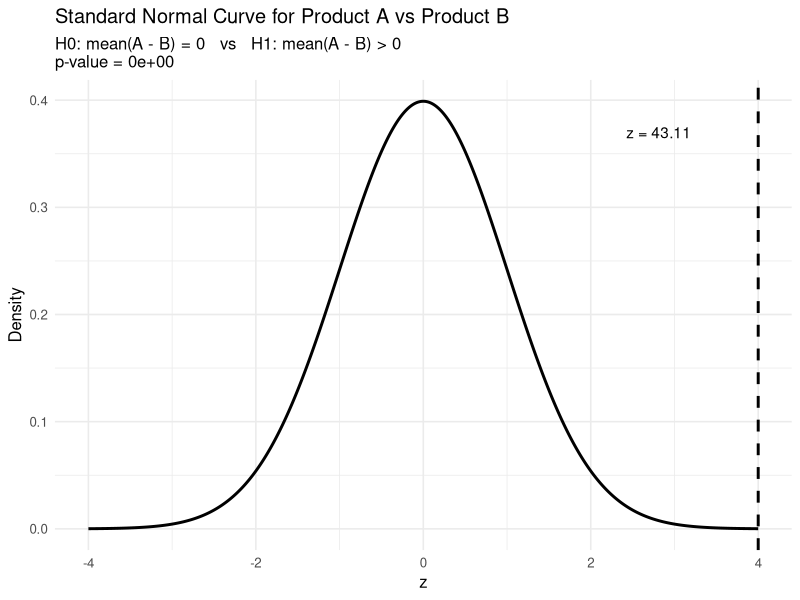

The R script that drew this image:
# Load packages
library(readxl)
library(dplyr)
library(ggplot2)

# ------------------------------------------------------------
# 1. LOAD THE DATA
# ------------------------------------------------------------

customer_data <- read_excel("./outputs/26-04-16-21/customer_data_cleaned.xlsx")

# Convert columns that should be numeric but may be stored as text
numeric_cols <- c(
  "Region", "Age", "Education Years", "Employment Years", "Household Size",
  "Household Income", "Number Pets", "umber Pets", "Home Owner", "Car Value",
  "Commute Distance", "Credit Card Tenure", "TV Watching Hours",
  "Coupon Redemption", "Brand Tenure Months", "Monthly Spend ProductA",
  "Cumulative Spend ProductA", "Monthly Spend ProductB", "Cumulative Spend ProductB",
  "Monthly Spend ProductC", "Cumulative Spend ProductC", "Total Avg Monthly Spend",
  "High Value Customer"
)

numeric_cols <- intersect(numeric_cols, names(customer_data))

safe_numeric <- function(x) {
  as.numeric(gsub("[^0-9.-]", "", as.character(x)))
}

customer_data[numeric_cols] <- lapply(customer_data[numeric_cols], safe_numeric)

theme_set(theme_minimal(base_size = 12))

# ------------------------------------------------------------
# 2. SET UP THE HYPOTHESIS TEST
# ------------------------------------------------------------
# We will compare Monthly Spend ProductA vs Monthly Spend ProductB
# for the SAME customers, so this is a paired mean difference setup.
#
# Define the difference:
#   diff = ProductA - ProductB
#
# Null hypothesis:
#   H0: mu_diff = 0
#
# Alternative hypothesis:
#   H1: mu_diff > 0
#
# In words:
#   The average monthly spend on Product A is greater than
#   the average monthly spend on Product B.

cat("Null hypothesis H0: mean(Product A - Product B) = 0\n")
cat("Alternative hypothesis H1: mean(Product A - Product B) > 0\n\n")

# ------------------------------------------------------------
# 3. KEEP ONLY THE COLUMNS WE NEED AND DROP MISSING VALUES
# ------------------------------------------------------------

analysis_data <- customer_data %>%
  select(`Monthly Spend ProductA`, `Monthly Spend ProductB`) %>%
  filter(!is.na(`Monthly Spend ProductA`), !is.na(`Monthly Spend ProductB`)) %>%
  mutate(
    diff = `Monthly Spend ProductA` - `Monthly Spend ProductB`
  )

# Quick check
head(analysis_data)

# ------------------------------------------------------------
# 4. CALCULATE SAMPLE STATISTICS
# ------------------------------------------------------------

n <- nrow(analysis_data)
mean_A <- mean(analysis_data$`Monthly Spend ProductA`)
mean_B <- mean(analysis_data$`Monthly Spend ProductB`)
mean_diff <- mean(analysis_data$diff)
sd_diff <- sd(analysis_data$diff)
SE <- sd_diff / sqrt(n)

cat("--- Sample Statistics ---\n")
cat("Sample size n: ", n, "\n")
cat("Mean Product A spend: ", round(mean_A, 2), "\n")
cat("Mean Product B spend: ", round(mean_B, 2), "\n")
cat("Mean difference (A - B): ", round(mean_diff, 2), "\n")
cat("SD of differences: ", round(sd_diff, 2), "\n")
cat("Standard error: ", round(SE, 4), "\n\n")

# ------------------------------------------------------------
# 5. CALCULATE THE TEST STATISTIC
# ------------------------------------------------------------
# For large n, using z is acceptable for a textbook-style normal curve example:
#
#   z = (mean_diff - 0) / (sd_diff / sqrt(n))

z_calc <- mean_diff / SE

# Right-tailed p-value because H1 is mu_diff > 0
p_value <- 1 - pnorm(z_calc)

cat("--- Hypothesis Test Results ---\n")
cat("z statistic: ", round(z_calc, 4), "\n")
cat("p-value: ", format(p_value, scientific = TRUE), "\n\n")

# ------------------------------------------------------------
# 6. MAKE A DECISION AT ALPHA = 0.05
# ------------------------------------------------------------

alpha <- 0.05

if (p_value < alpha) {
  cat("Decision: Reject H0\n")
  cat("Conclusion: There is enough evidence to conclude that\n")
  cat("average monthly spend on Product A is greater than Product B.\n\n")
} else {
  cat("Decision: Fail to reject H0\n")
  cat("Conclusion: There is not enough evidence to conclude that\n")
  cat("average monthly spend on Product A is greater than Product B.\n\n")
}

# ------------------------------------------------------------
# 7. OPTIONAL SANITY CHECK WITH A PAIRED t-TEST
# ------------------------------------------------------------
# This is statistically more standard for paired data.
# With a large sample, its conclusion should be close to the z-test.

tt <- t.test(
  analysis_data$`Monthly Spend ProductA`,
  analysis_data$`Monthly Spend ProductB`,
  paired = TRUE,
  alternative = "greater"
)

cat("--- Paired t-test Sanity Check ---\n")
print(tt)
cat("\n")

# ------------------------------------------------------------
# 8. DRAW THE STANDARD NORMAL CURVE
# ------------------------------------------------------------
# We want the plot to actually show up, so we assign it to p and print(p).
# If z_calc is outside [-4, 4], we cap the plotted line at 4 so the graph
# still looks like a textbook normal curve.

x_vals <- seq(-4, 4, length.out = 2000)

curve_data <- data.frame(
  x = x_vals,
  y = dnorm(x_vals)
)

# Cap the plotted z position so the line stays on the visible graph
z_plot <- max(min(z_calc, 4), -4)

# Shade the right-tail region for the p-value
shade_data <- curve_data %>%
  filter(x >= z_plot)

p <- ggplot(curve_data, aes(x = x, y = y)) +
  geom_line(linewidth = 1) +
  geom_area(data = shade_data, aes(x = x, y = y), alpha = 0.35) +
  geom_vline(xintercept = z_plot, linetype = "dashed", linewidth = 1) +
  annotate(
    "text",
    x = ifelse(z_plot > 3.2, 3.2, z_plot),
    y = 0.37,
    label = paste0("z = ", round(z_calc, 2)),
    hjust = ifelse(z_plot > 3.2, 1, 0)
  ) +
  labs(
    title = "Standard Normal Curve for Product A vs Product B",
    subtitle = paste0(
      "H0: mean(A - B) = 0   vs   H1: mean(A - B) > 0\n",
      "p-value = ", format(p_value, scientific = TRUE)
    ),
    x = "z",
    y = "Density"
  )

print(p)

# ------------------------------------------------------------
# 9. TEXTBOOK-STYLE WRITTEN INTERPRETATION
# ------------------------------------------------------------

cat("--- Textbook-style writeup ---\n")
cat(
  paste0(
    "For our test statistic z_calc = ", round(z_calc, 3),
    ", the p-value is ", format(p_value, scientific = TRUE), ".\n"
  )
)

if (p_value < alpha) {
  cat(
    paste0(
      "Since the p-value is less than alpha = ", alpha,
      ", we reject H0.\n",
      "There is sufficient evidence to conclude that average monthly spend on Product A\n",
      "is greater than average monthly spend on Product B.\n"
    )
  )
} else {
  cat(
    paste0(
      "Since the p-value is greater than alpha = ", alpha,
      ", we fail to reject H0.\n",
      "There is not sufficient evidence to conclude that average monthly spend on Product A\n",
      "is greater than average monthly spend on Product B.\n"
    )
  )
}
